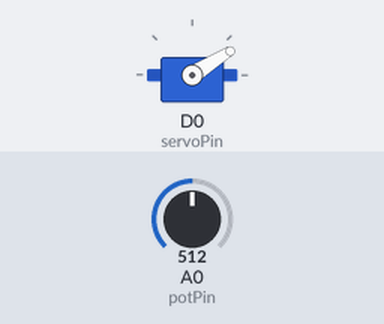
A sketch run on a simulated ESP8266 (NodeMCU). Shown: servo. The inputs (shaded band) are chosen by the test bench; at power-on: A0 (potPin) = 512.

Above: at 1.2 s.
1.3 s: A0 (potPin) set to 716
At 2.2 s:
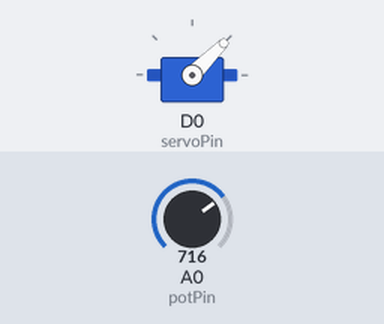
2.8 s: A0 (potPin) set to 1023
At 3.9 s:
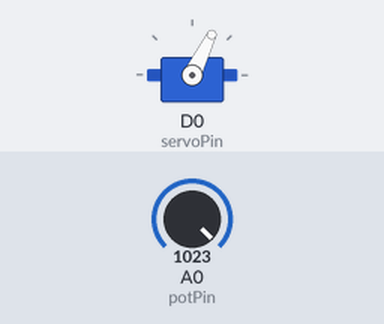
4.3 s: A0 (potPin) set to 306
At 4.9 s:
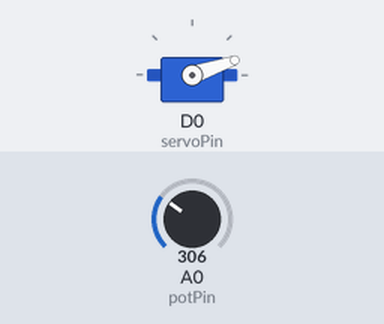
5.8 s: A0 (potPin) set to 511
At 7.2 s:
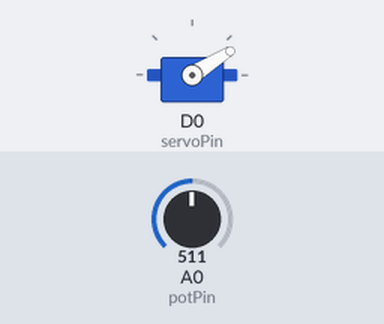
Timing chart, 0 to 8.3 s (numbered marks = the images above; inputs shaded):
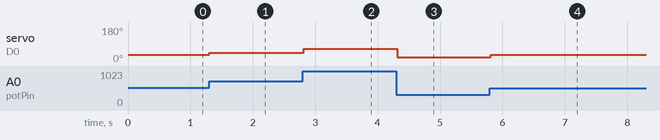

The sketch:

zadanie1.ino
```cpp
#include <Servo.h>

Servo servo;
int potPin = A0;
int servoPin = D0;

void setup() {
  // put your setup code here, to run once:
  servo.attach(servoPin, 600, 2600);
}

void loop() {
  // put your main code here, to run repeatedly:
  int potValue = analogRead(potPin);
  int angle = map(potValue, 0, 4095, 0, 255);
  servo.write(angle);

  delay(15);
}
```

Measured:
- after the input at 1.3 s, servo on D0 (servoPin): 32° → 45° at once
- after the input at 2.8 s, servo on D0 (servoPin): 45° → 64° at once
- after the input at 4.3 s, servo on D0 (servoPin): 64° → 19° at once
- after the input at 5.8 s, servo on D0 (servoPin): 19° → 32° at once
